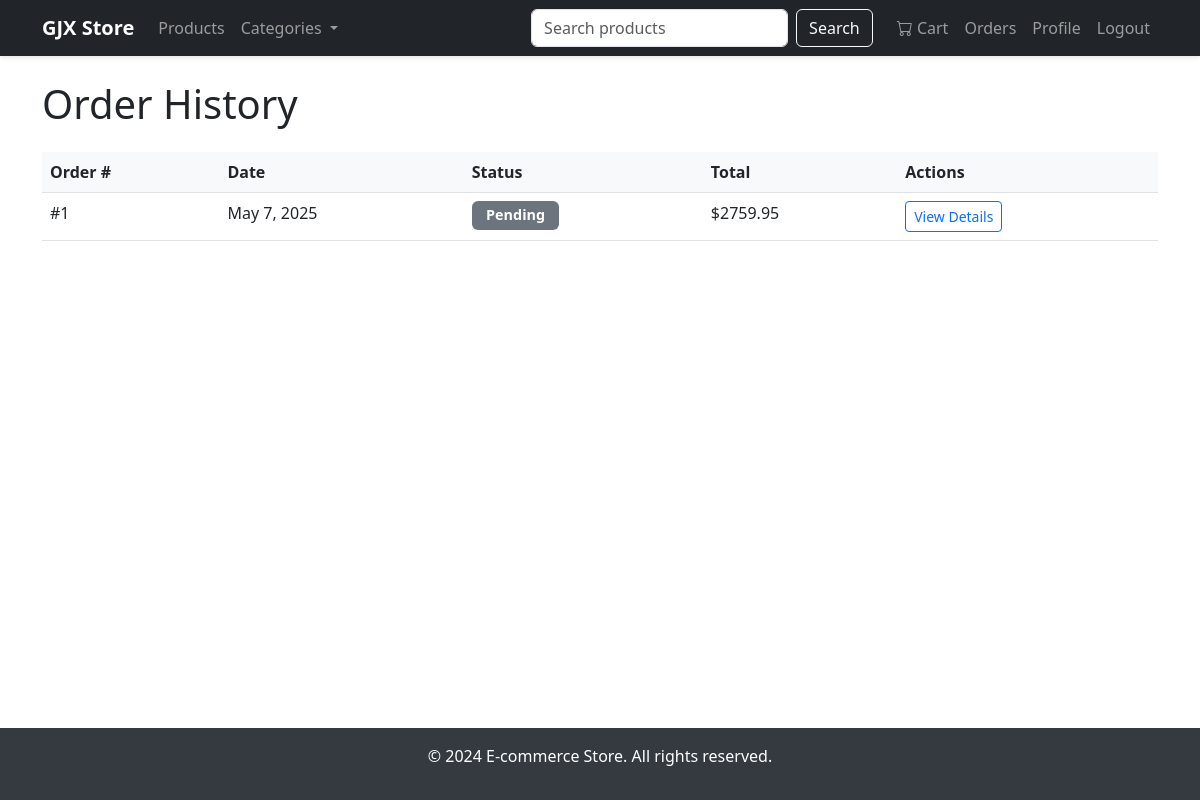
/orders/ (signed in), run on the app's committed database.
### store/models.py (models this page shows, shortened)
class Order(models.Model):
    STATUS_CHOICES = (
        ('pending', 'Pending'),
        ('processing', 'Processing'),
        ('shipped', 'Shipped'),
        ('delivered', 'Delivered'),
    )
    user = models.ForeignKey(CustomUser, on_delete=models.CASCADE)
    first_name = models.CharField(max_length=100)
    last_name = models.CharField(max_length=100)
    email = models.EmailField()
    address = models.CharField(max_length=250)
    city = models.CharField(max_length=100)
    postal_code = models.CharField(max_length=20)
    created = models.DateTimeField(auto_now_add=True)
    updated = models.DateTimeField(auto_now=True)
    status = models.CharField(
        max_length=20, choices=STATUS_CHOICES, default='pending')
    def get_total_cost(self):
        return sum(item.get_cost() for item in self.items.all())

class OrderItem(models.Model):
    order = models.ForeignKey(
        Order, on_delete=models.CASCADE, related_name='items')
    product = models.ForeignKey(Product, on_delete=models.CASCADE)
    price = models.DecimalField(max_digits=10, decimal_places=2)
    quantity = models.PositiveIntegerField(default=1)
    def get_cost(self):
        return self.price * self.quantity

### store/views.py (the view)
# urls.py: path('orders/', views.order_history, name='order_history'),
@login_required
def order_history(request):
    orders = Order.objects.filter(user=request.user).order_by('-created')
    return render(request, 'store/order_history.html', {'orders': orders})

### store/context_processors.py (called while the page is built)
def categories(request):
    return {
        'categories': Category.objects.all()
    }

### templates/store/order_history.html (shortened to what this page needs)
{% extends 'base.html' %}  {% block content %}
<h1 class="mb-4">Order History</h1>
{% if orders %}
<div class="table-responsive">
  <table class="table">
    <thead>
      <tr>
        <th>Order #</th>
        <th>Date</th>
        <th>Status</th>
        <th>Total</th>
        <th>Actions</th>
      </tr>
    </thead>
    <tbody>
      {% for order in orders %}
      <tr>
        <td>#{{ order.id }}</td>
        <td>{{ order.created|date:"F j, Y" }}</td>
        <td>
          <span
            class="badge {% if order.status == 'delivered' %}bg-success {% elif order.status == 'shipped' %}bg-info {% elif order.status == 'processing' %}bg-warning {% else %}bg-secondary{% endif %}"
          >
            {{ order.get_status_display }}
          </span>
        </td>
        <td>${{ order.get_total_cost }}</td>
        <td>
          <a
            href="{% url 'store:order_confirmation' order.id %}"
            class="btn btn-sm btn-outline-primary"
          >
            View Details
          </a>
        </td>
      </tr>
      {% endfor %}
    </tbody>
  </table>
</div>
{% endif %} {% endblock %}

### static/css/style.css (style rules this page uses)
html, body { height: 100%; margin: 0; }
body { min-height: 100vh; display: flex; flex-direction: column; }
.badge { font-size: 0.9rem; padding: 0.5em 1em; }
.table th { background-color: #f8f9fa; }

### data on the page
Order: id "1", created "May 7, 2025", status "Pending", get_total_cost "2759.95"
